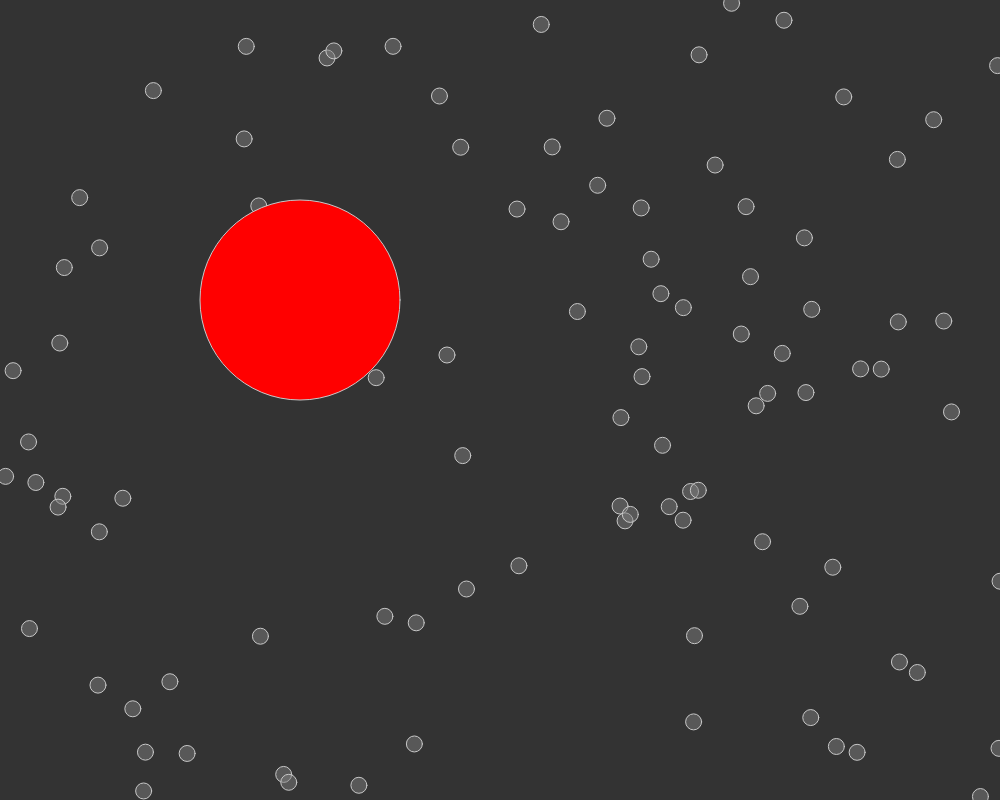
Frame 1 (no input)
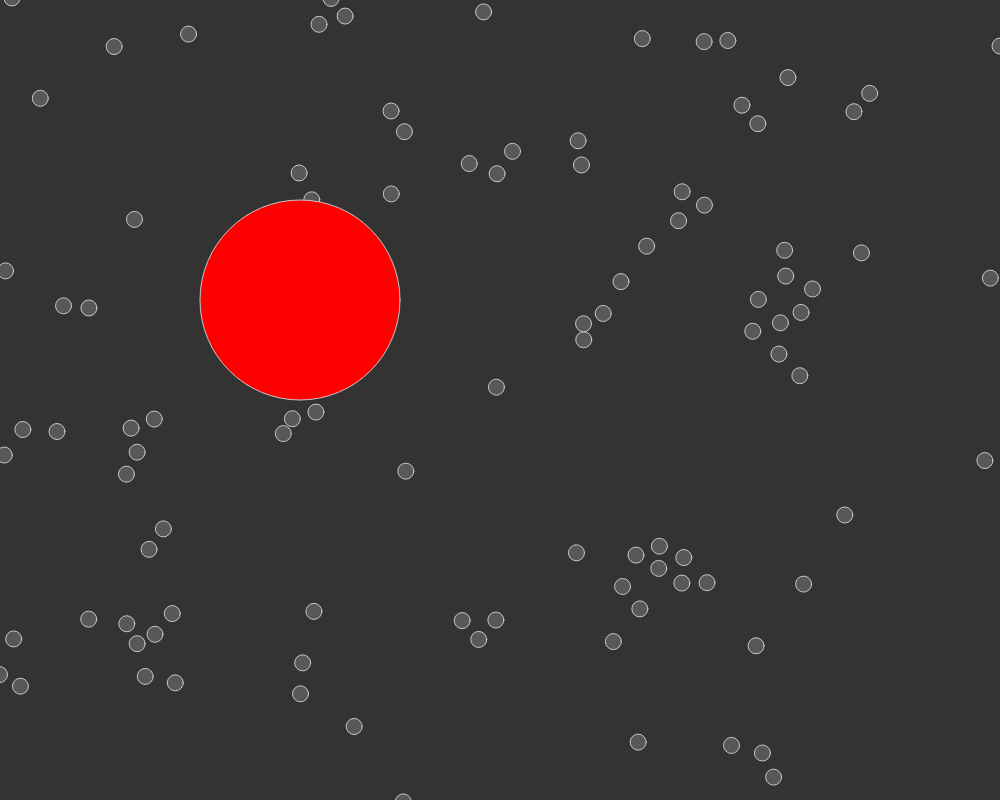
Frame 60 (no input)
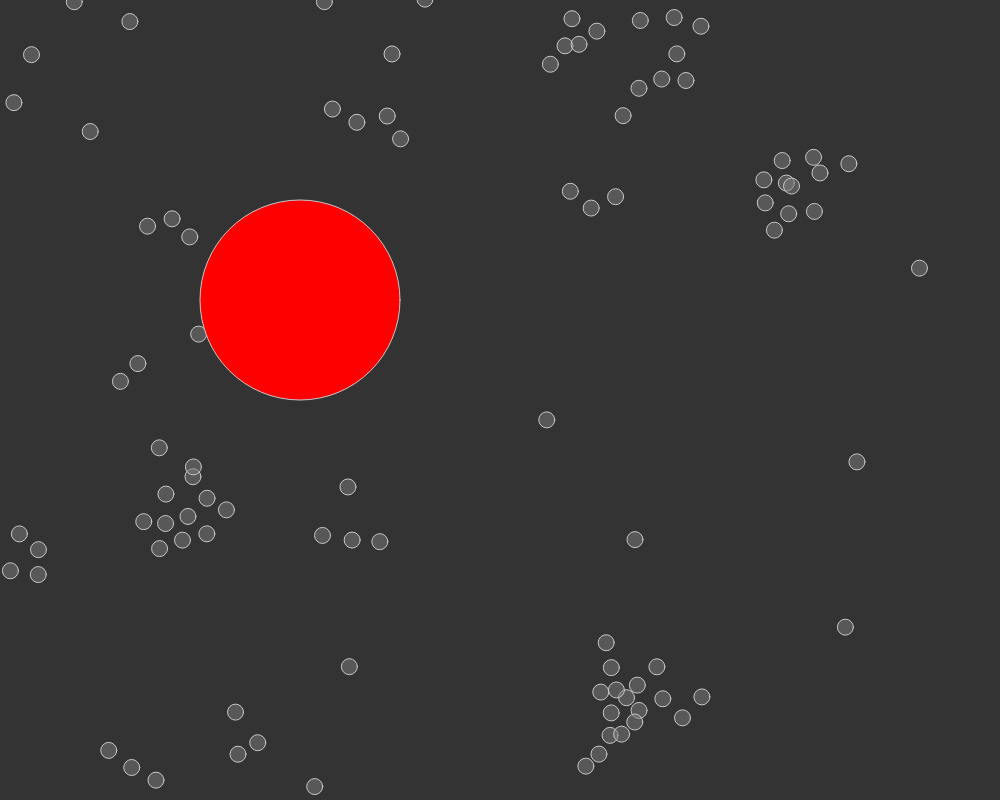
Frame 120 (the mouse pressed at the canvas centre since frame 60)

The p5.js sketch that drew these frames (run headless with seeded random() and noise() and a simulated clock; from frame 60 on, the mouse is pressed at the canvas centre):

// p5.js sketch
// ── sketch.js
var boids = [];
var mrNoFun;


function setup() {
  createCanvas(1000, 800);

  mrNoFun = new MrNoFun(300,300);

  // Add an initial set of boids into the system
  for (var i = 0; i < 100; i++) {
    boids[i] = new Boid(random(width), random(height));
  }
}

function draw() {
  background(51);
  // Run all the boids
  for (var i = 0; i < boids.length; i++) {
    boids[i].run(boids);
  }

  mrNoFun.display();

}


// Boid class
// Methods for Separation, Cohesion, Alignment added
function Boid(x, y) {
  this.acceleration = createVector(0, 0);
  this.velocity = p5.Vector.random2D();
  this.position = createVector(x, y);
  this.r = 3.0;
  this.maxspeed = 3;    // Maximum speed
  this.maxforce = 0.05; // Maximum steering force
}

function MrNoFun(x, y) {
  this.position = createVector(x, y);
  this.r = 200.0;
  this.color = color('red');
  
}

MrNoFun.prototype.display = function() {
  fill(this.color);
  ellipse(this.position.x,this.position.y,this.r,this.r);
  // console.log(mrNoFun.r);
}


Boid.prototype.run = function(boids) {
  this.flock(boids);
  this.update();
  this.borders();
  this.render();
}

// Forces go into acceleration
Boid.prototype.applyForce = function(force) {
  this.acceleration.add(force);
}

// We accumulate a new acceleration each time based on three rules
Boid.prototype.flock = function(boids) {
  var sep = this.separate(boids); // Separation
  var ali = this.align(boids);    // Alignment
  var coh = this.cohesion(boids); // Cohesion
  // Arbitrarily weight these forces
  sep.mult(2.5);
  ali.mult(1.0);
  coh.mult(1.0);
  // Add the force vectors to acceleration
  this.applyForce(sep);
  this.applyForce(ali);
  this.applyForce(coh);
}

// Method to update location
Boid.prototype.update = function() {
  // Update velocity
  this.velocity.add(this.acceleration);
  // Limit speed
  this.velocity.limit(this.maxspeed);
  this.position.add(this.velocity);
  // Reset acceleration to 0 each cycle
  this.acceleration.mult(0);
}

// A method that calculates and applies a steering force towards a target
// STEER = DESIRED MINUS VELOCITY
Boid.prototype.seek = function(target) {
  var desired = p5.Vector.sub(target, this.position); // A vector pointing from the location to the target
  // Normalize desired and scale to maximum speed
  desired.normalize();
  desired.mult(this.maxspeed);
  // Steering = Desired minus Velocity
  var steer = p5.Vector.sub(desired, this.velocity);
  steer.limit(this.maxforce); // Limit to maximum steering force
  return steer;
}

// Draw boid as a circle
Boid.prototype.render = function() {
  fill(127, 127);
  stroke(200);
  ellipse(this.position.x, this.position.y, 16, 16);
}

// Wraparound
Boid.prototype.borders = function() {
  if (this.position.x < -this.r) this.position.x = width + this.r;
  if (this.position.y < -this.r) this.position.y = height + this.r;
  if (this.position.x > width + this.r) this.position.x = -this.r;
  if (this.position.y > height + this.r) this.position.y = -this.r;
}

// Separation
// Method checks for nearby boids and steers away
Boid.prototype.separate = function(boids) {
  var desiredseparation = 25.0;
  var steer = createVector(0, 0);
  var count = 0;
  // For every boid in the system, check if it's too close
  for (var i = 0; i < boids.length; i++) {
    var d = p5.Vector.dist(this.position, boids[i].position);
    // If the distance is greater than 0 and less than an arbitrary amount (0 when you are yourself)
    if ((d > 0) && (d < desiredseparation)) {
      // Calculate vector pointing away from neighbor
      var diff = p5.Vector.sub(this.position, boids[i].position);
      diff.normalize();
      diff.div(d); // Weight by distance
      steer.add(diff);
      count++; // Keep track of how many
    }
  }
  // Average -- divide by how many
  if (count > 0) {
    steer.div(count);
  }

  // As long as the vector is greater than 0
  if (steer.mag() > 0) {
    // Implement Reynolds: Steering = Desired - Velocity
    steer.normalize();
    steer.mult(this.maxspeed);
    steer.sub(this.velocity);
    steer.limit(this.maxforce);
  }
  return steer;
}

// Alignment
// For every nearby boid in the system, calculate the average velocity
Boid.prototype.align = function(boids) {
  var neighbordist = 50;
  var sum = createVector(0, 0);
  var count = 0;
  for (var i = 0; i < boids.length; i++) {
    var d = p5.Vector.dist(this.position, boids[i].position);
    if ((d > 0) && (d < neighbordist)) {
      sum.add(boids[i].velocity);
      count++;
    }
  }
  if (count > 0) {
    sum.div(count);
    sum.normalize();
    sum.mult(this.maxspeed);
    var steer = p5.Vector.sub(sum, this.velocity);
    steer.limit(this.maxforce);
    return steer;
  } else {
    return createVector(0, 0);
  }
}

// Cohesion
// For the average location (i.e. center) of all nearby boids, calculate steering vector towards that location
Boid.prototype.cohesion = function(boids) {
  var neighbordist = 50;
  var sum = createVector(0, 0); // Start with empty vector to accumulate all locations
  var count = 0;
  for (var i = 0; i < boids.length; i++) {
    var d = p5.Vector.dist(this.position, boids[i].position);
    if ((d > 0) && (d < neighbordist)) {
      sum.add(boids[i].position); // Add location
      count++;
    }
  }
  if (count > 0) {
    sum.div(count);
    return this.seek(sum); // Steer towards the location
  } else {
    return createVector(0, 0);
  }
}
